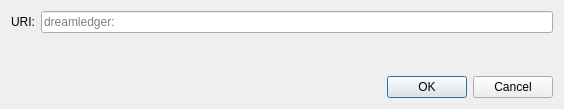
<?xml version="1.0" encoding="UTF-8"?>
<ui version="4.0">
 <class>OpenURIDialog</class>
 <widget class="QDialog" name="OpenURIDialog">
  <property name="geometry">
   <rect>
    <x>0</x>
    <y>0</y>
    <width>564</width>
    <height>109</height>
   </rect>
  </property>
  <property name="windowTitle">
   <string>Open URI</string>
  </property>
  <layout class="QVBoxLayout" name="verticalLayout">
   <item>
    <layout class="QHBoxLayout" name="horizontalLayout">
     <item>
      <widget class="QLabel" name="label">
       <property name="text">
        <string>URI:</string>
       </property>
      </widget>
     </item>
     <item>
      <widget class="QValidatedLineEdit" name="uriEdit">
       <property name="placeholderText">
        <string notr="true">dreamledger:</string>
       </property>
      </widget>
     </item>
    </layout>
   </item>
   <item>
    <spacer name="verticalSpacer">
     <property name="orientation">
      <enum>Qt::Vertical</enum>
     </property>
     <property name="sizeHint" stdset="0">
      <size>
       <width>20</width>
       <height>40</height>
      </size>
     </property>
    </spacer>
   </item>
   <item>
    <widget class="QDialogButtonBox" name="buttonBox">
     <property name="orientation">
      <enum>Qt::Horizontal</enum>
     </property>
     <property name="standardButtons">
      <set>QDialogButtonBox::Cancel|QDialogButtonBox::Ok</set>
     </property>
    </widget>
   </item>
  </layout>
 </widget>
 <customwidgets>
  <customwidget>
   <class>QValidatedLineEdit</class>
   <extends>QLineEdit</extends>
   <header>qt/qvalidatedlineedit.h</header>
  </customwidget>
 </customwidgets>
 <resources/>
 <connections>
  <connection>
   <sender>buttonBox</sender>
   <signal>accepted()</signal>
   <receiver>OpenURIDialog</receiver>
   <slot>accept()</slot>
   <hints>
    <hint type="sourcelabel">
     <x>248</x>
     <y>254</y>
    </hint>
    <hint type="destinationlabel">
     <x>157</x>
     <y>274</y>
    </hint>
   </hints>
  </connection>
  <connection>
   <sender>buttonBox</sender>
   <signal>rejected()</signal>
   <receiver>OpenURIDialog</receiver>
   <slot>reject()</slot>
   <hints>
    <hint type="sourcelabel">
     <x>316</x>
     <y>260</y>
    </hint>
    <hint type="destinationlabel">
     <x>286</x>
     <y>274</y>
    </hint>
   </hints>
  </connection>
 </connections>
</ui>
